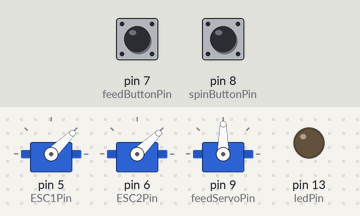
The sketch below on a simulated Arduino Uno, built with avr-gcc and run on an emulated ATmega328P. Parts: 3 × servo, output pins drawn as LEDs (lit = HIGH). Inputs (shaded band) come from the test bench; at power-on: pin 7 (feedButtonPin) HIGH, pin 8 (spinButtonPin) HIGH.

Above: at 2.2 s.
2.3 s: pin 7 (feedButtonPin) pulled LOW for 0.15 s
At 3.1 s:
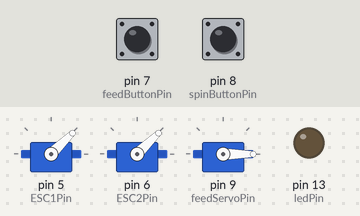
3.9 s: pin 8 (spinButtonPin) pulled LOW for 0.15 s
At 3.97 s:
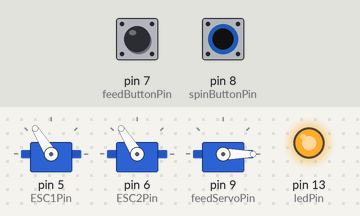
5.5 s: pin 8 (spinButtonPin) pulled LOW for 3.2 s
At 9.6 s:
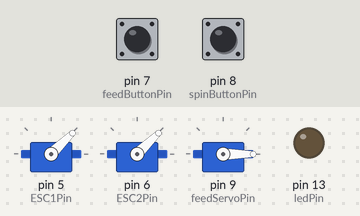
10.2 s: pin 7 (feedButtonPin) pulled LOW for 3.2 s
At 10.8 s:
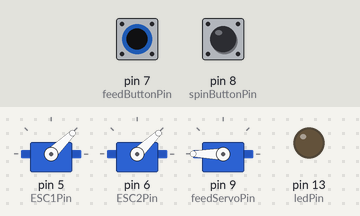
14.9 s: pin 7 (feedButtonPin) driven LOW and pin 8 (spinButtonPin) driven LOW
At 15.6 s:
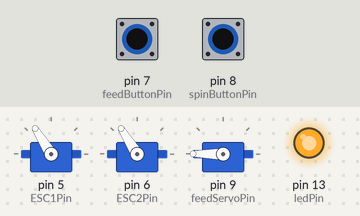
Timing chart, 0 to 17.4 s (numbered marks = the images above; inputs shaded):
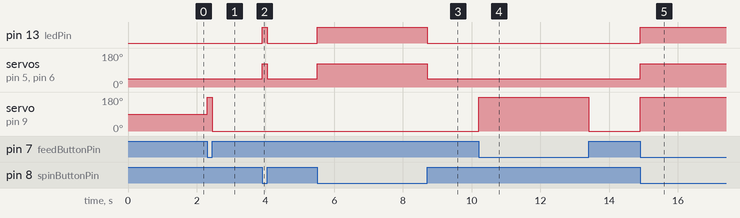

The sketch:

ArduNerf.ino
```cpp
//Arduino program to control a nerf blaster with brushless flywheels and a servo for feeding darts into the flywheels
//The pushbuttons im using in this example are OSEPP Push Button Modules  http://osepp.com/products/sensors-arduino-compatible/push-button-module/
//Arduino controller used during this development is an Intel Curie powered Arduino 101 https://www.arduino.cc/en/Main/ArduinoBoard101 with an OSEPP SensorShield on top of it http://osepp.com/products/shield-arduino-compatible/sensor-shield/.  You will need to use OPTO ESCs and a seperate power feed for this setup!
//Also tested wih an ATMEGA2560 based Multiwii Flight Controller i had laying around http://www.readytoflyquads.com/multiwii-pro-2-0-flight-controller.  To use this you will need to make sure one of your ESCs has a BEC built in.
//ESCs utilized here are http://www.hobbyking.com/hobbyking/store/__39708__Afro_ESC_30Amp_Multi_rotor_Motor_Speed_Controller_SimonK_Firmware_.html.


#include <Servo.h> //nice and simple, we are only utilizing one library for this project.  Servo handles everything we need it to

//declare servo objects that will be used throughout the rest of the project.
Servo ESC1;
Servo ESC2;
Servo feedServo;
//arm esc
// constants won't change. They're used here to
// set pin numbers:
const int spinButtonPin = 8;  // the number of the pin where the spin button is connected
const int feedButtonPin = 7;  // the number of the pin where the feed button is connected
const int ledPin = 13;      // the number of the LED pin
const int ESC1Pin = 5;      //piuninumber of the first ESC
const int ESC2Pin = 6;     //pin number of the second ESC
const int feedServoPin=9;  //pin number for the servo that will be pushing darts into the flywheels


// Variables will change:
int ledState = LOW;         // the current state of the output pin
int spinButtonState;             // used for storing the current reading from the spin input pin
int feedButtonState;             // used for storing the current reading from the feed input pin
int lastSpinButtonState = HIGH;   // the previous reading from the spin input pin - we instantiate it to the non-firing position to start the program
int lastFeedButtonState = HIGH;   // the previous reading from the feed input pin - we instantiate it to the non-firing position to start the program

//if not all your ESCs are the same, you may need an additonal variable but that shouldnt be necessary here.
int ESCMinSpeed = 1000;   //this varies by ESC.  Min speed must be low enough to arm.  Refer to speec controller's documentation for this
int ESCMaxSpeed = 1800;   //this varries by ESC.  You may want to set it slightly lower than the max supported to avoid overheating issues


void setup() {
  //setup the pins so we can use them for reading the button state.
  pinMode(spinButtonPin, INPUT);
  pinMode(feedButtonPin, INPUT);
  //set ledPin to output power to the LED
  pinMode(ledPin, OUTPUT);
  //set initial LED state
  digitalWrite(ledPin, ledState);
  //attach servos
  ESC1.attach(ESC1Pin);
  ESC2.attach(ESC2Pin);
  feedServo.attach(feedServoPin);
  //write minimum speed to ESCs so they arm
  ESC1.writeMicroseconds(ESCMinSpeed);
  ESC2.writeMicroseconds(ESCMinSpeed);
  //wait 1 second for ESCs to arm
  delay(1000);
}

void loop() {

  // read the state of the switchs into a local variable:
  int spinReading = digitalRead(spinButtonPin);
  int feedReading = digitalRead(feedButtonPin);

      // check to see if you just pressed the button
      //only change speed if button state has changed
      if (spinReading != lastSpinButtonState) {
        if (spinReading == LOW) {
           ledState = HIGH;
           ESC1.writeMicroseconds(ESCMaxSpeed);
           ESC2.writeMicroseconds(ESCMaxSpeed);
        }
       if (spinReading == HIGH) {
          ledState = LOW;
          ESC1.writeMicroseconds(ESCMinSpeed);
          ESC2.writeMicroseconds(ESCMinSpeed);
        }
      }

      //if feed button has been pressed, start pushing darts out
      //What you write to the servos will vary greatly depending how you setup the feed mechanism.
      //This example has the servo pushing a dart in when you push the button and then moving back to get ready to push the next one when yo let up on it.
      //In a rapidstrike or similar, you can just set ti to keep spinning while the button is pressed

      if (feedReading != lastFeedButtonState) {
        //if button is pressed, feed a dart in
        if (feedReading == LOW) {
          feedServo.write(180); //writes the server to full rotation
          }
        //return servo to the withdrawn state when button is released
        if (feedReading == HIGH) {
          feedServo.write(0);
        }
      }


    // save the reading.  Next time through the loop,
    // it'll be the lastButtonState:
    lastSpinButtonState = spinReading;
    lastFeedButtonState = feedReading;

  // set the LED:
  digitalWrite(ledPin, ledState);

}
```

Measured:
- after the input at 2.3 s, servo on pin 9 (feedServoPin): 90° → 180° at once, → 0° 0.15 s later
- after the input at 3.9 s, pin 13 (ledPin): LOW → HIGH at once, → LOW 0.15 s later; servo on pin 5 (ESC1Pin), servo on pin 6 (ESC2Pin): 44° → 122° at once, → 44° 0.15 s later
- after the input at 5.5 s, pin 13 (ledPin): LOW → HIGH at once, → LOW 3.2 s later; servo on pin 5 (ESC1Pin), servo on pin 6 (ESC2Pin): 44° → 122° at once, → 44° 3.2 s later
- after the input at 10.2 s, servo on pin 9 (feedServoPin): 0° → 180° at once, → 0° 3.2 s later
- after the input at 14.9 s, pin 13 (ledPin): LOW → HIGH at once; servo on pin 5 (ESC1Pin), servo on pin 6 (ESC2Pin): 44° → 122° at once; servo on pin 9 (feedServoPin): 0° → 180° at once
